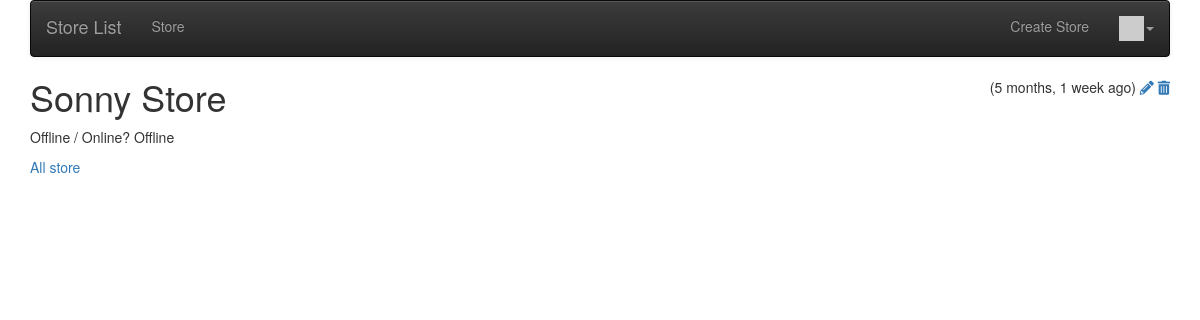
The app's page /store/2/detail (signed in) with its own data.
### store/models.py (models this page shows, shortened)
class Store(models.Model):
    name = models.CharField(
        max_length=200,
        validators=[MinLengthValidator(2, "Product name must be greater than 2 characters")]
    )
    type = models.CharField(max_length=200)
    owner = models.ForeignKey(settings.AUTH_USER_MODEL, on_delete=models.CASCADE)
    created_at = models.DateTimeField(auto_now_add=True)
    updated_at = models.DateTimeField(auto_now=True)

### store/views.py (the view)
# urls.py: path('<int:pk>/detail', views.StoreDetailView.as_view(), name='store_detail'),
class StoreDetailView(OwnerDetailView):
    model = Store
    template_name = 'store/store_detail.html'

### home/context_processors.py (called while the page is built)
def settings(request):
    return {
        'settings': django_settings,
    }

### home/templatetags/app_tags.py (called while the page is built)
@register.filter(name='gravatar')
def gravatar(user, size=35):
    email = str(user.email.strip().lower()).encode('utf-8')
    email_hash = md5(email).hexdigest()
    url = "//www.gravatar.com/avatar/{0}?s={1}&d=identicon&r=PG"
    return url.format(email_hash, size)

### store/templates/store/store_detail.html
{% extends "store_base_menu.html" %}
{% load humanize %}
{% block content %}
    <span style="float: right;">
({{ store.updated_at|naturaltime }})
        {% if store.owner == user %}
            <a href=""><i class="fa fa-pencil"></i></a>
            <a href=""><i class="fa fa-trash"></i></a>
        {% endif %}
</span>
    <h1>{{ store.name }}</h1>
    <p>
        Offline / Online? {{ store.type }}
    </p>
    <p>
        <a href="{% url 'store:all' %}">All store</a>
    </p>
{% endblock %}

### records on screen
Store: updated_at "5 months, 1 week ago", name "Sonny Store", type "Offline"
